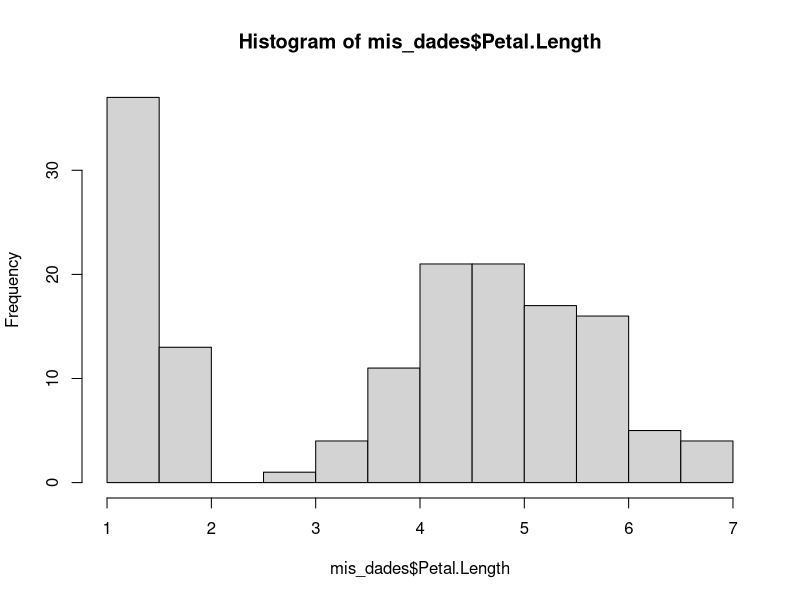
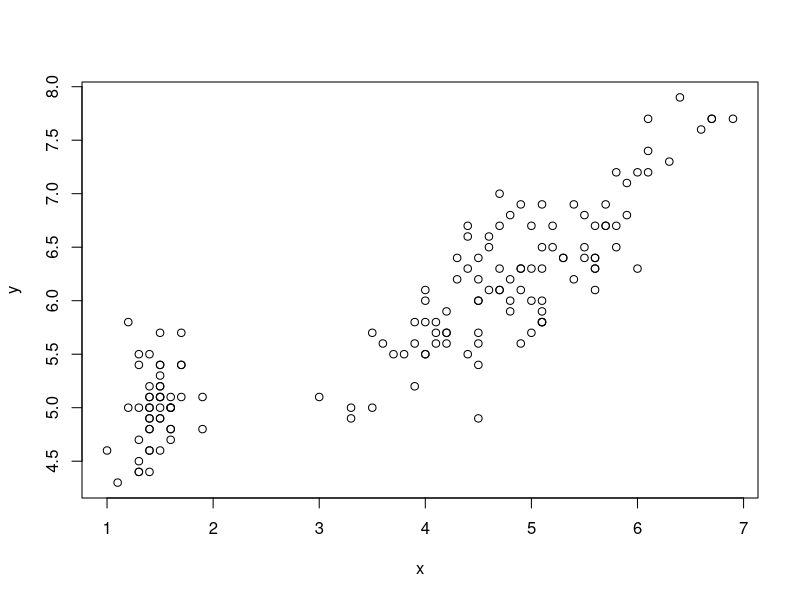

Generate these figures, in order, with R:
#Codigo para problema 2
mis_dades <- iris
dim(mis_dades)

mis_dades$Petal.Length
mean(mis_dades$Petal.Length)
sd(mis_dades$Petal.Length)
hist(mis_dades$Petal.Length)
x <- mis_dades$Petal.Length
y <- mis_dades$Sepal.Length
plot(x, y)

#mínims quadrats
#pendent m
m <- sum((x-mean(x))*(y-mean(y)))/sum((x-mean(x))^2)
m
#b
b <- mean(y)-m*mean(x)
b
#llavors la recta de regressió és y=mx+b=0,4x+4,3
m*1.5+b
